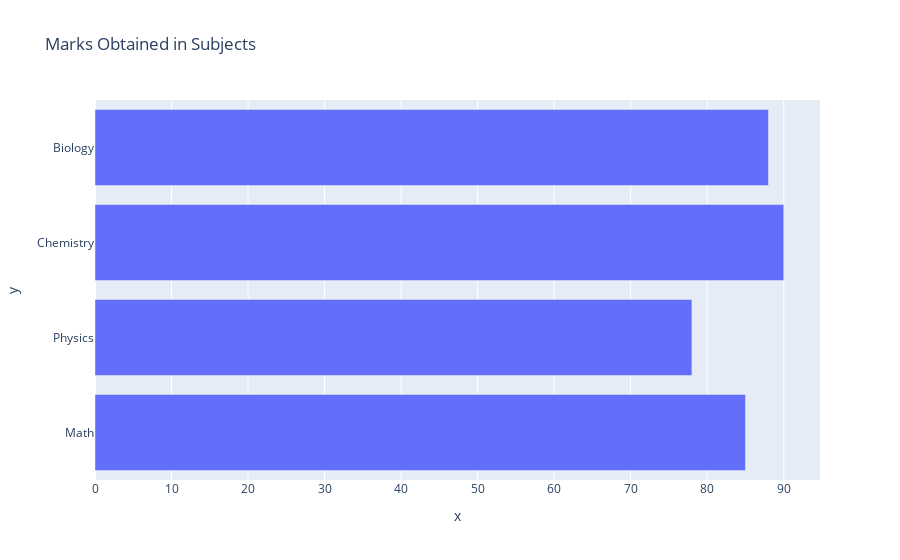

Write notebook code for a chart like this one.
### Code cell
# Horizontal bar chart (orientation="h")

subjects = ['Math', 'Physics', 'Chemistry', 'Biology']
marks = [85, 78, 90, 88]

fig = px.bar(x=marks, y=subjects, title="Marks Obtained in Subjects", orientation="h")
fig.show()

### Figure 1 — Plotly figure (JSON) as saved in the notebook; plotly's stock layout.template omitted (floating-point values rounded to 4 significant figures)
{"data": [{"hovertemplate": "x=%{x}<br>y=%{y}<extra></extra>", "legendgroup": "", "marker": {"color": "#636efa", "pattern": {"shape": ""}}, "name": "", "orientation": "h", "showlegend": false, "textposition": "auto", "type": "bar", "x": [85, 78, 90, 88], "xaxis": "x", "y": ["Math", "Physics", "Chemistry", "Biology"], "yaxis": "y"}], "layout": {"barmode": "relative", "legend": {"tracegroupgap": 0}, "title": {"text": "Marks Obtained in Subjects"}, "xaxis": {"anchor": "y", "domain": [0, 1], "title": {"text": "x"}}, "yaxis": {"anchor": "x", "domain": [0, 1], "title": {"text": "y"}}}}
